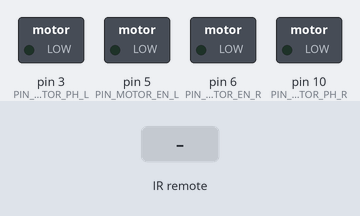
The sketch below on a simulated Arduino Uno, built with avr-gcc and run on an emulated ATmega328P. Shown: switched loads named in the sketch (green lamp = pin HIGH). Inputs (shaded band) come from the test bench.

Above: at 1.2 s.
1.3 s: infrared code 0x10EFA05F received
At 1.44 s:
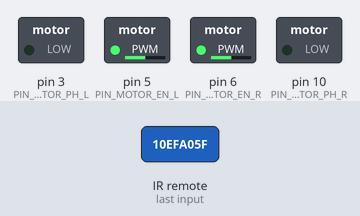
3.0 s: infrared code 0x10EF00FF received
At 3.12 s:
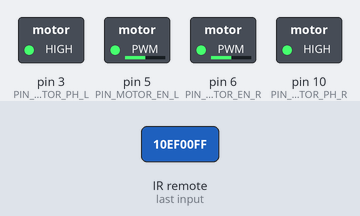
4.7 s: infrared code 0x10EF10EF received
At 4.92 s:
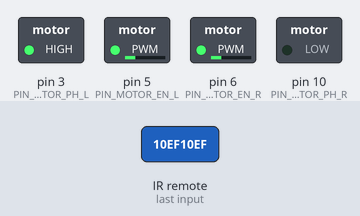
6.5 s: infrared code 0x10EF807F received
At 6.72 s:
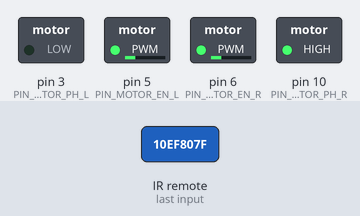
Timing chart, 0 to 9.3 s (numbered marks = the images above; inputs shaded):
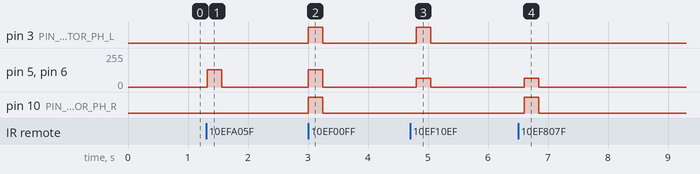

Measured:
- after the input at 1.3 s, pin 5 (PIN_MOTOR_EN_L), pin 6 (PIN_MOTOR_EN_R): 0/255 → 128/255 at once, → 0/255 0.24 s later
- after the input at 3.0 s, pin 3 (PIN_MOTOR_PH_L), pin 10 (PIN_MOTOR_PH_R): LOW → HIGH at once, → LOW 0.24 s later; pin 5 (PIN_MOTOR_EN_L), pin 6 (PIN_MOTOR_EN_R): 0/255 → 128/255 at once, → 0/255 0.24 s later
- after the input at 4.7 s, pin 3 (PIN_MOTOR_PH_L): LOW → HIGH after 0.11 s, → LOW 0.24 s later; pin 5 (PIN_MOTOR_EN_L), pin 6 (PIN_MOTOR_EN_R): 0/255 → 64/255 after 0.11 s, → 0/255 0.24 s later
- after the input at 6.5 s, pin 5 (PIN_MOTOR_EN_L), pin 6 (PIN_MOTOR_EN_R): 0/255 → 64/255 after 0.11 s, → 0/255 0.24 s later; pin 10 (PIN_MOTOR_PH_R): LOW → HIGH after 0.11 s, → LOW 0.24 s later

The sketch:

redmaus.ino
```cpp
// (licence header left out)
#include<Arduino.h>
#include<IRremote.h>
#include<Metro.h>
#include<LowPower.h>

//
// A <=> LEFT
// B <=> RIGHT
//

//
// DRV8835 Cheat Sheet
//

// +-------------------------------------------------------------------+
// | MODE=0 (default)                                                  |
// +-------+-------+--------+--------+---------------------------------+
// |  xIN1 |  xIN2 |  xOUT1 |  xOUT2 | Description                     |
// +-------+-------+--------+--------+---------------------------------+
// |    0  |    0  |  OPEN  |  OPEN  | coast (output floating)         |
// +-------+-------+--------+--------+---------------------------------+
// |  PWM  |    0  |  PWM   |   LOW  | forward/coast at PWM%           |
// +-------+-------+--------+--------+---------------------------------+
// |    0  |  PWM  |   LOW  |  PWM   | reverse/coast at PWM%           |
// +-------+-------+--------+--------+---------------------------------+
// |    1  |  PWM  |  ~PWM  |   LOW  | forward/brake at (100 - PWM%)   |
// +-------+-------+--------+--------+---------------------------------+
// |  PWM  |    1  |   LOW  |  ~PWM  | reverse/brake at (100 - PWM%)   |
// +-------+-------+--------+--------+---------------------------------+
// |    1  |    1  |   LOW  |   LOW  | brake low (output short to GND) |
// +-------+-------+--------+--------+---------------------------------+

// +-------------------------------------------------------------+
// | MODE=1 (pulled high with 10K)                               |
// +-----+-----+-------+-------+---------------------------------+
// | xPH | xEN | xOUT1 | xOUT2 | Description                     |
// +-----+-----+-------+-------+---------------------------------+
// |  0  | PWM |  PWM  |   L   | forward/brake at PWM%           |
// +-----+-----+-------+-------+---------------------------------+
// |  1  | PWM |   L   |  PWM  | reverse/brake at PWM%           |
// +-----+-----+-------+-------+---------------------------------+
// |  x  |  0  |   L   |   L   | brake low (output short to GND) |
// +-----+-----+-------+-------+---------------------------------+

// Pin mappings

#define PIN_IR_RECV    2
#define PIN_MOTOR_PH_R 10 //3
#define PIN_MOTOR_EN_R 6  //5
#define PIN_MOTOR_PH_L 3  //10
#define PIN_MOTOR_EN_L 5  //6

// PWM parameter to control speed

#define SPEEDS_STRAIGHT 255

// Motor control macros because I like horrifying people

#define FORWARD 0
#define REVERSE 1

#define MOTOR_R(pwm, dir) do { \
  digitalWrite(PIN_MOTOR_PH_R, (dir)); \
  analogWrite(PIN_MOTOR_EN_R, (pwm)); \
} while (0)

#define MOTOR_L(pwm, dir) do { \
  digitalWrite(PIN_MOTOR_PH_L, (dir)); \
  analogWrite(PIN_MOTOR_EN_L, (pwm)); \
} while (0)

// IR codes from SparkFun's custom IR remote

#define NEC_IR_CODE_UP     0x10EFA05F
#define NEC_IR_CODE_DOWN   0x10EF00FF
#define NEC_IR_CODE_LEFT   0x10EF10EF
#define NEC_IR_CODE_RIGHT  0x10EF807F
#define NEC_IR_CODE_CENTER 0x10EF20DF
#define NEC_IR_CODE_A      0x10EFF807
#define NEC_IR_CODE_B      0x10EF7887
#define NEC_IR_CODE_C      0x10EF58A7
#define NEC_IR_CODE_POWER  0x10EFD827
#define NEC_IR_REPEAT      0xFFFFFFFF

// DEBUG OUTPUT (A LA DEATH OF RATS)

#if (0) // set to 0 to disable debugging

#define SKETCH_DEBUG 1
#define SQUEAK(a) do { \
  Serial.print(F("SQUEAK ")); \
  Serial.println((a)); \
} while(0)

#define SQUEAK2(a, b) do { \
  Serial.print(F("SQUEAK ")); \
  Serial.print(F(a)); \
  Serial.println((b)); \
} while(0)

#else

#define SKETCH_DEBUG 0
#define SQUEAK(a)
#define SQUEAK2(a, b)

#endif

// Objects for processing IR data
IRrecv recv(PIN_IR_RECV);
decode_results results;

// Command timer, reset each time a new IR command comes in; once countdown
// hits zero, resume "default" action which is parked.
const uint32_t CMD_LEN_MS = 200;
Metro timer = Metro(CMD_LEN_MS);
bool running = false;

// Controls how fast fwd/backwards we go
#define SPEED_SLOW 128
#define SPEED_FAST 255
uint8_t curr_speed = SPEED_SLOW;

// Controls turn rate
#define SPEED_TURN 64

// Decode incoming IR command and return next action
void decode_cmd(decode_results *results) {

  // Ignore non-NEC IR codes
  if (results->decode_type != NEC) {
    SQUEAK2("WAT (type) ", results->decode_type);
    SQUEAK2("WAT (value) ", results->value);
    return;
  }

  // Dispatch based on incoming IR command
  switch (results->value) {

    case NEC_IR_CODE_A:         // Go slow
      SQUEAK(F("SLOW"));
      curr_speed = SPEED_SLOW;
      break;

    case NEC_IR_CODE_B:         // Go fast
      SQUEAK(F("FAST"));
      curr_speed = SPEED_FAST;
      break;

    case NEC_IR_CODE_LEFT:      // Turn left
      SQUEAK(F("LEFT"));
      MOTOR_L(SPEED_TURN, REVERSE);
      MOTOR_R(SPEED_TURN, FORWARD);
      timer.reset();
      running = true;
      break;

    case NEC_IR_CODE_RIGHT:     // Turn right
      SQUEAK(F("RIGHT"));
      MOTOR_L(SPEED_TURN, FORWARD);
      MOTOR_R(SPEED_TURN, REVERSE);
      timer.reset();
      running = true;
      break;

    case NEC_IR_CODE_UP:        // Go forwards
      SQUEAK(F("FWD"));
      MOTOR_L(curr_speed, FORWARD);
      MOTOR_R(curr_speed, FORWARD);
      timer.reset();
      running = true;
      break;

    case NEC_IR_CODE_DOWN:      // Go backwards
      SQUEAK(F("REV"));
      MOTOR_L(curr_speed, REVERSE);
      MOTOR_R(curr_speed, REVERSE);
      timer.reset();
      running = true;
      break;

    case NEC_IR_CODE_POWER:
    case NEC_IR_CODE_CENTER:    // Stop
      MOTOR_L(0, FORWARD);
      MOTOR_R(0, FORWARD);
      SQUEAK(F("STOP"));
      running = false;
      break;

    case NEC_IR_REPEAT:         // Keep doing last action
      if (running) {
        timer.reset();
        SQUEAK(F("KEEP FIRING, ASSHOLES!"));
      }
      break;

    default:                    // Ignore other codes
      SQUEAK2("WAT ", results->value);
      break;
  }

}

void setup() {

  // Set motor pins as outputs
  pinMode(PIN_MOTOR_PH_R, OUTPUT);
  pinMode(PIN_MOTOR_EN_R, OUTPUT);
  pinMode(PIN_MOTOR_PH_L, OUTPUT);
  pinMode(PIN_MOTOR_EN_L, OUTPUT);

  // Set motors to parked
  MOTOR_L(0, FORWARD);
  MOTOR_R(0, FORWARD);

  // Start IR receivers
  pinMode(PIN_IR_RECV, INPUT);
  recv.enableIRIn();

  // Say hi
#if SKETCH_DEBUG
  Serial.begin(9600);
  SQUEAK(F("SQUEAK SQUEAK"));
#endif

}

void loop() {

  // Check if new IR command has been sent
  if (recv.decode(&results)) {
    recv.resume(); //immediately resume looking for input
    //dump_decode(&results;
    decode_cmd(&results);
  }

  // Otherwise, check if our command timer has expired and reset the motors to
  // coast
  if (timer.check()) {
    digitalWrite(PIN_MOTOR_PH_R, LOW);
    analogWrite(PIN_MOTOR_EN_R, LOW);
    digitalWrite(PIN_MOTOR_PH_L, LOW);
    analogWrite(PIN_MOTOR_EN_L, LOW);
  }

  // If we're still running a command, don't go into standby yet
  if (running) {
    delay(120);

  // Otherwise, go into low power mode
  } else {
    LowPower.idle(
      SLEEP_120MS
      , ADC_OFF
      , TIMER2_ON
      , TIMER1_ON
      , TIMER0_ON
      , SPI_OFF
      , (SKETCH_DEBUG ? USART0_ON : USART0_OFF)
      , TWI_OFF
    );
  }

}
```
